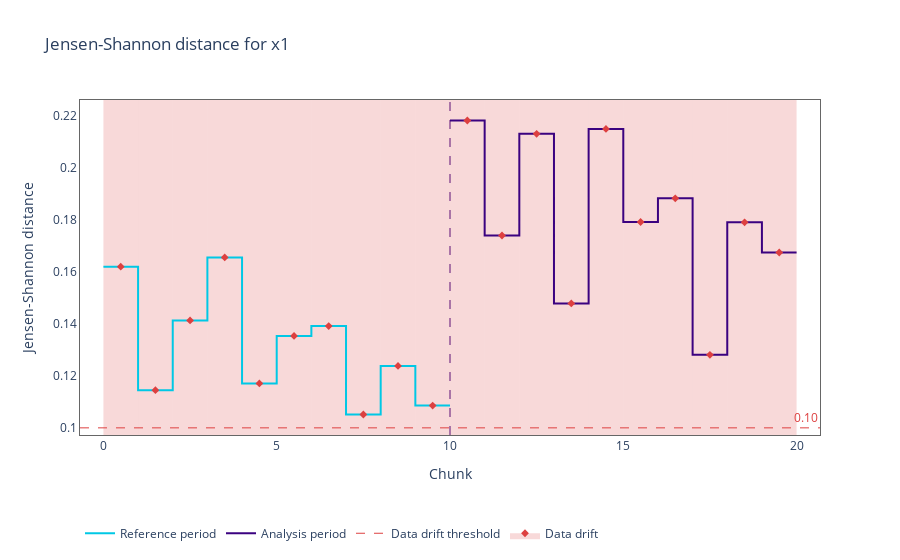

Notebook code for this chart:
### Code cell
drift_fig = results.plot(kind = "drift",
                method = "jensen_shannon",
                column_name = "x1",
                plot_reference = True)
drift_fig.show()

### Figure 1 — Plotly figure (JSON) as saved in the notebook; plotly's stock layout.template omitted (floating-point values rounded to 4 significant figures)
{"data": [{"hoverinfo": "skip", "legendgroup": "1", "line": {"color": "#00c8e5", "shape": "hv", "width": 2}, "mode": "lines", "name": "Reference period", "type": "scatter", "x": [0, 1, 2, 3, 4, 5, 6, 7, 8, 9, 10], "y": [0.1619, 0.1145, 0.1413, 0.1655, 0.1171, 0.1353, 0.1391, 0.1051, 0.1238, 0.1086, 0.1086]}, {"hoverinfo": "skip", "legendgroup": "1", "line": {"color": "#3b0280", "shape": "hv", "width": 2}, "mode": "lines", "name": "Analysis period", "type": "scatter", "x": [10, 11, 12, 13, 14, 15, 16, 17, 18, 19, 20], "y": [0.2181, 0.1739, 0.213, 0.1478, 0.2149, 0.1791, 0.1882, 0.128, 0.179, 0.1674, 0.1674]}, {"customdata": [], "hovertemplate": "%{customdata[2]} &nbsp; &nbsp; <span style=\"color:#AD0000\">%{customdata[3]}</span><br>Chunk: <b>%{customdata[0]}</b> &nbsp; &nbsp; Chunk index: <b>%{customdata[5]}</b><br />Jensen-Shannon distance: <b>%{customdata[1]}</b>  &nbsp; &nbsp; %{customdata[4]}</b>  &nbsp; &nbsp;<extra></extra>", "marker": {"color": "#00c8e5", "size": 6, "symbol": "square"}, "mode": "markers", "name": "Reference", "showlegend": false, "type": "scatter", "x": [], "y": []}, {"customdata": [], "hovertemplate": "%{customdata[2]} &nbsp; &nbsp; <span style=\"color:#AD0000\">%{customdata[3]}</span><br>Chunk: <b>%{customdata[0]}</b> &nbsp; &nbsp; Chunk index: <b>%{customdata[5]}</b><br />Jensen-Shannon distance: <b>%{customdata[1]}</b>  &nbsp; &nbsp; %{customdata[4]}</b>  &nbsp; &nbsp;<extra></extra>", "marker": {"color": "#3b0280", "size": 6, "symbol": "square"}, "mode": "markers", "name": "No data drift", "showlegend": false, "type": "scatter", "x": [], "y": []}, {"customdata": [["[0:99]", "0.1619", "<b style=\"color:#00c8e5;line-height:60px\">Reference</b>", "⚠ <b>Drift detected</b>", "", 0], ["[100:199]", "0.1145", "<b style=\"color:#00c8e5;line-height:60px\">Reference</b>", "⚠ <b>Drift detected</b>", "", 1], ["[200:299]", "0.1413", "<b style=\"color:#00c8e5;line-height:60px\">Reference</b>", "⚠ <b>Drift detected</b>", "", 2], ["[300:399]", "0.1655", "<b style=\"color:#00c8e5;line-height:60px\">Reference</b>", "⚠ <b>Drift detected</b>", "", 3], ["[400:499]", "0.1171", "<b style=\"color:#00c8e5;line-height:60px\">Reference</b>", "⚠ <b>Drift detected</b>", "", 4], ["[500:599]", "0.1353", "<b style=\"color:#00c8e5;line-height:60px\">Reference</b>", "⚠ <b>Drift detected</b>", "", 5], ["[600:699]", "0.1391", "<b style=\"color:#00c8e5;line-height:60px\">Reference</b>", "⚠ <b>Drift detected</b>", "", 6], ["[700:799]", "0.1051", "<b style=\"color:#00c8e5;line-height:60px\">Reference</b>", "⚠ <b>Drift detected</b>", "", 7], ["[800:899]", "0.1238", "<b style=\"color:#00c8e5;line-height:60px\">Reference</b>", "⚠ <b>Drift detected</b>", "", 8], ["[900:999]", "0.1086", "<b style=\"color:#00c8e5;line-height:60px\">Reference</b>", "⚠ <b>Drift detected</b>", "", 9], ["[0:99]", "0.2181", "<b style=\"color:#3b0280;line-height:60px\">Analysis</b>", "⚠ <b>Drift detected</b>", "", 10], ["[100:199]", "0.1739", "<b style=\"color:#3b0280;line-height:60px\">Analysis</b>", "⚠ <b>Drift detected</b>", "", 11], ["[200:299]", "0.2130", "<b style=\"color:#3b0280;line-height:60px\">Analysis</b>", "⚠ <b>Drift detected</b>", "", 12], ["[300:399]", "0.1478", "<b style=\"color:#3b0280;line-height:60px\">Analysis</b>", "⚠ <b>Drift detected</b>", "", 13], ["[400:499]", "0.2149", "<b style=\"color:#3b0280;line-height:60px\">Analysis</b>", "⚠ <b>Drift detected</b>", "", 14], ["[500:599]", "0.1791", "<b style=\"color:#3b0280;line-height:60px\">Analysis</b>", "⚠ <b>Drift detected</b>", "", 15], ["[600:699]", "0.1882", "<b style=\"color:#3b0280;line-height:60px\">Analysis</b>", "⚠ <b>Drift detected</b>", "", 16], ["[700:799]", "0.1280", "<b style=\"color:#3b0280;line-height:60px\">Analysis</b>", "⚠ <b>Drift detected</b>", "", 17], ["[800:899]", "0.1790", "<b style=\"color:#3b0280;line-height:60px\">Analysis</b>", "⚠ <b>Drift detected</b>", "", 18], ["[900:999]", "0.1674", "<b style=\"color:#3b0280;line-height:60px\">Analysis</b>", "⚠ <b>Drift detected</b>", "", 19]], "hovertemplate": "%{customdata[2]} &nbsp; &nbsp; <span style=\"color:#AD0000\">%{customdata[3]}</span><br>Chunk: <b>%{customdata[0]}</b> &nbsp; &nbsp; Chunk index: <b>%{customdata[5]}</b><br />Jensen-Shannon distance: <b>%{customdata[1]}</b>  &nbsp; &nbsp; %{customdata[4]}</b>  &nbsp; &nbsp;<extra></extra>", "marker": {"color": "#DD4040", "size": 6, "symbol": "diamond"}, "mode": "markers", "name": "Data drift", "showlegend": false, "type": "scatter", "x": [0.5, 1.5, 2.5, 3.5, 4.5, 5.5, 6.5, 7.5, 8.5, 9.5, 10.5, 11.5, 12.5, 13.5, 14.5, 15.5, 16.5, 17.5, 18.5, 19.5], "y": [0.1619, 0.1145, 0.1413, 0.1655, 0.1171, 0.1353, 0.1391, 0.1051, 0.1238, 0.1086, 0.2181, 0.1739, 0.213, 0.1478, 0.2149, 0.1791, 0.1882, 0.128, 0.179, 0.1674]}, {"legendgroup": "1", "line": {"color": "#DD4040", "dash": "dash", "width": 1}, "mode": "lines", "name": "Data drift threshold", "type": "scatter", "x": [0, 1, 2, 3, 4, 5, 6, 7, 8, 9, 0, 1, 2, 3, 4, 5, 6, 7, 8, 9], "y": [null, null]}, {"line": {"color": "rgba(0,0,0,0)"}, "mode": "lines", "showlegend": false, "type": "scatter", "x": [0, 1, 2, 3, 4, 5, 6, 7, 8, 9, 0, 1, 2, 3, 4, 5, 6, 7, 8, 9], "y": [null, null]}, {"fill": "tonexty", "fillcolor": "rgba(0.8666666666666667, 0.25098039215686274, 0.25098039215686274, 0.2)", "legendgroup": "1", "line": {"color": "rgba(0,0,0,0)"}, "marker": {"color": "#DD4040", "size": 6, "symbol": "diamond"}, "mode": "lines+markers", "name": "Data drift", "type": "scatter", "x": [0, 1, 2, 3, 4, 5, 6, 7, 8, 9, 0, 1, 2, 3, 4, 5, 6, 7, 8, 9], "y": [null, null]}], "layout": {"annotations": [{"font": {"color": "#DD4040"}, "showarrow": false, "text": "0.10", "x": 1, "xanchor": "right", "xref": "x domain", "y": 0.1, "yanchor": "bottom", "yref": "y"}], "hoverlabel": {"bgcolor": "white", "font": {"size": 14}}, "legend": {"itemclick": false, "itemdoubleclick": false, "orientation": "h", "traceorder": "normal", "x": 0, "xanchor": "left", "y": -0.25, "yanchor": "top"}, "paper_bgcolor": "rgba(255,255,255,1)", "plot_bgcolor": "rgba(255,255,255,1)", "shapes": [{"layer": "below", "line": {"color": "#DD4040", "dash": "dash", "width": 1}, "type": "line", "x0": 0, "x1": 1, "xref": "x domain", "y0": 0.1, "y1": 0.1, "yref": "y"}, {"layer": "below", "line": {"color": "#3b0280", "dash": "dash", "width": 1}, "type": "line", "x0": 10, "x1": 10, "xref": "x", "y0": 0, "y1": 1, "yref": "y domain"}, {"fillcolor": "#DD4040", "layer": "below", "line": {"width": 0}, "opacity": 0.2, "type": "rect", "x0": 0, "x1": 1, "xref": "x", "y0": 0, "y1": 1, "yref": "y domain"}, {"fillcolor": "#DD4040", "layer": "below", "line": {"width": 0}, "opacity": 0.2, "type": "rect", "x0": 1, "x1": 2, "xref": "x", "y0": 0, "y1": 1, "yref": "y domain"}, {"fillcolor": "#DD4040", "layer": "below", "line": {"width": 0}, "opacity": 0.2, "type": "rect", "x0": 2, "x1": 3, "xref": "x", "y0": 0, "y1": 1, "yref": "y domain"}, {"fillcolor": "#DD4040", "layer": "below", "line": {"width": 0}, "opacity": 0.2, "type": "rect", "x0": 3, "x1": 4, "xref": "x", "y0": 0, "y1": 1, "yref": "y domain"}, {"fillcolor": "#DD4040", "layer": "below", "line": {"width": 0}, "opacity": 0.2, "type": "rect", "x0": 4, "x1": 5, "xref": "x", "y0": 0, "y1": 1, "yref": "y domain"}, {"fillcolor": "#DD4040", "layer": "below", "line": {"width": 0}, "opacity": 0.2, "type": "rect", "x0": 5, "x1": 6, "xref": "x", "y0": 0, "y1": 1, "yref": "y domain"}, {"fillcolor": "#DD4040", "layer": "below", "line": {"width": 0}, "opacity": 0.2, "type": "rect", "x0": 6, "x1": 7, "xref": "x", "y0": 0, "y1": 1, "yref": "y domain"}, {"fillcolor": "#DD4040", "layer": "below", "line": {"width": 0}, "opacity": 0.2, "type": "rect", "x0": 7, "x1": 8, "xref": "x", "y0": 0, "y1": 1, "yref": "y domain"}, {"fillcolor": "#DD4040", "layer": "below", "line": {"width": 0}, "opacity": 0.2, "type": "rect", "x0": 8, "x1": 9, "xref": "x", "y0": 0, "y1": 1, "yref": "y domain"}, {"fillcolor": "#DD4040", "layer": "below", "line": {"width": 0}, "opacity": 0.2, "type": "rect", "x0": 9, "x1": 10, "xref": "x", "y0": 0, "y1": 1, "yref": "y domain"}, {"fillcolor": "#DD4040", "layer": "below", "line": {"width": 0}, "opacity": 0.2, "type": "rect", "x0": 10, "x1": 11, "xref": "x", "y0": 0, "y1": 1, "yref": "y domain"}, {"fillcolor": "#DD4040", "layer": "below", "line": {"width": 0}, "opacity": 0.2, "type": "rect", "x0": 11, "x1": 12, "xref": "x", "y0": 0, "y1": 1, "yref": "y domain"}, {"fillcolor": "#DD4040", "layer": "below", "line": {"width": 0}, "opacity": 0.2, "type": "rect", "x0": 12, "x1": 13, "xref": "x", "y0": 0, "y1": 1, "yref": "y domain"}, {"fillcolor": "#DD4040", "layer": "below", "line": {"width": 0}, "opacity": 0.2, "type": "rect", "x0": 13, "x1": 14, "xref": "x", "y0": 0, "y1": 1, "yref": "y domain"}, {"fillcolor": "#DD4040", "layer": "below", "line": {"width": 0}, "opacity": 0.2, "type": "rect", "x0": 14, "x1": 15, "xref": "x", "y0": 0, "y1": 1, "yref": "y domain"}, {"fillcolor": "#DD4040", "layer": "below", "line": {"width": 0}, "opacity": 0.2, "type": "rect", "x0": 15, "x1": 16, "xref": "x", "y0": 0, "y1": 1, "yref": "y domain"}, {"fillcolor": "#DD4040", "layer": "below", "line": {"width": 0}, "opacity": 0.2, "type": "rect", "x0": 16, "x1": 17, "xref": "x", "y0": 0, "y1": 1, "yref": "y domain"}, {"fillcolor": "#DD4040", "layer": "below", "line": {"width": 0}, "opacity": 0.2, "type": "rect", "x0": 17, "x1": 18, "xref": "x", "y0": 0, "y1": 1, "yref": "y domain"}, {"fillcolor": "#DD4040", "layer": "below", "line": {"width": 0}, "opacity": 0.2, "type": "rect", "x0": 18, "x1": 19, "xref": "x", "y0": 0, "y1": 1, "yref": "y domain"}, {"fillcolor": "#DD4040", "layer": "below", "line": {"width": 0}, "opacity": 0.2, "type": "rect", "x0": 19, "x1": 20, "xref": "x", "y0": 0, "y1": 1, "yref": "y domain"}], "title": {"text": "Jensen-Shannon distance for x1"}, "xaxis": {"linecolor": "#666666", "mirror": true, "showgrid": false, "title": {"text": "Chunk"}, "zeroline": false}, "yaxis": {"linecolor": "#666666", "mirror": true, "showgrid": false, "title": {"text": "Jensen-Shannon distance"}, "zeroline": false}}}
